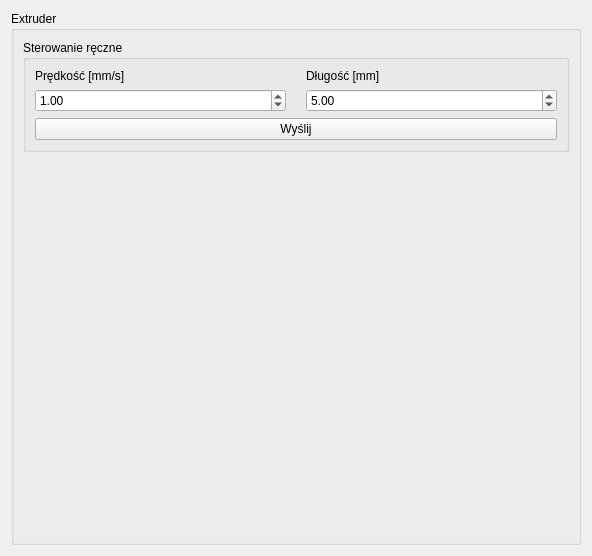
<?xml version="1.0" encoding="UTF-8"?>
<ui version="4.0">
 <class>ExtruderWidget</class>
 <widget class="QWidget" name="ExtruderWidget">
  <property name="geometry">
   <rect>
    <x>0</x>
    <y>0</y>
    <width>592</width>
    <height>556</height>
   </rect>
  </property>
  <property name="windowTitle">
   <string>Form</string>
  </property>
  <layout class="QGridLayout" name="gridLayout">
   <item row="0" column="0">
    <widget class="QGroupBox" name="groupBox">
     <property name="title">
      <string>Extruder</string>
     </property>
     <layout class="QVBoxLayout" name="verticalLayout">
      <item>
       <widget class="QGroupBox" name="groupBox_2">
        <property name="title">
         <string>Sterowanie ręczne</string>
        </property>
        <layout class="QGridLayout" name="gridLayout_3">
         <item row="0" column="0">
          <layout class="QGridLayout" name="gridLayout_2">
           <property name="horizontalSpacing">
            <number>20</number>
           </property>
           <property name="verticalSpacing">
            <number>6</number>
           </property>
           <item row="1" column="1">
            <widget class="QDoubleSpinBox" name="feedDistance">
             <property name="value">
              <double>5.000000000000000</double>
             </property>
            </widget>
           </item>
           <item row="1" column="0">
            <widget class="QDoubleSpinBox" name="feedSpeed">
             <property name="singleStep">
              <double>0.500000000000000</double>
             </property>
             <property name="value">
              <double>1.000000000000000</double>
             </property>
            </widget>
           </item>
           <item row="0" column="0">
            <widget class="QLabel" name="label">
             <property name="text">
              <string>Prędkość [mm/s]</string>
             </property>
            </widget>
           </item>
           <item row="0" column="1">
            <widget class="QLabel" name="label_2">
             <property name="text">
              <string>Długość [mm]</string>
             </property>
            </widget>
           </item>
          </layout>
         </item>
         <item row="1" column="0">
          <widget class="QPushButton" name="feedButton">
           <property name="text">
            <string>Wyślij</string>
           </property>
          </widget>
         </item>
        </layout>
       </widget>
      </item>
      <item>
       <spacer name="verticalSpacer">
        <property name="orientation">
         <enum>Qt::Vertical</enum>
        </property>
        <property name="sizeHint" stdset="0">
         <size>
          <width>20</width>
          <height>40</height>
         </size>
        </property>
       </spacer>
      </item>
     </layout>
    </widget>
   </item>
  </layout>
 </widget>
 <resources/>
 <connections/>
</ui>
